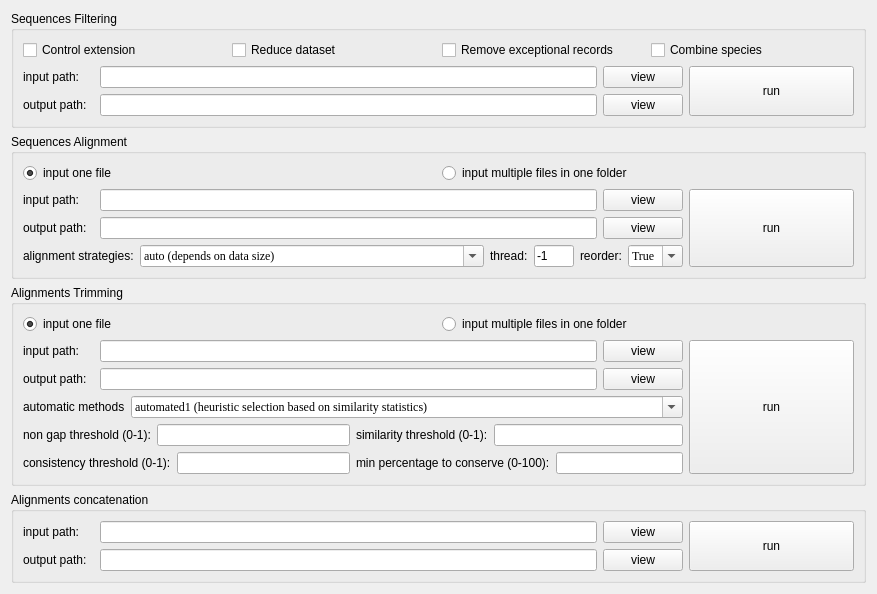
      <widget class="QWidget" name="tab_2">
       <attribute name="title">
        <string>Supermatrix Construction</string>
       </attribute>
       <layout class="QVBoxLayout" name="verticalLayout_5" stretch="1,2,3,1">
        <item>
         <widget class="QGroupBox" name="groupBox_2">
          <property name="title">
           <string>Sequences Filtering</string>
          </property>
          <layout class="QVBoxLayout" name="verticalLayout_9">
           <item>
            <layout class="QHBoxLayout" name="horizontalLayout_29">
             <item>
              <widget class="QCheckBox" name="control_extension">
               <property name="text">
                <string>Control extension</string>
               </property>
               <attribute name="buttonGroup">
                <string notr="true">buttonGroup</string>
               </attribute>
              </widget>
             </item>
             <item>
              <widget class="QCheckBox" name="reduce_dataset">
               <property name="text">
                <string>Reduce dataset</string>
               </property>
               <attribute name="buttonGroup">
                <string notr="true">buttonGroup</string>
               </attribute>
              </widget>
             </item>
             <item>
              <widget class="QCheckBox" name="remove_exceptional_records">
               <property name="text">
                <string>Remove exceptional records</string>
               </property>
               <attribute name="buttonGroup">
                <string notr="true">buttonGroup</string>
               </attribute>
              </widget>
             </item>
             <item>
              <widget class="QCheckBox" name="combine_species">
               <property name="text">
                <string>Combine species</string>
               </property>
               <attribute name="buttonGroup">
                <string notr="true">buttonGroup</string>
               </attribute>
              </widget>
             </item>
            </layout>
           </item>
           <item>
            <layout class="QHBoxLayout" name="horizontalLayout_21" stretch="4,1">
             <item>
              <layout class="QVBoxLayout" name="verticalLayout_4">
               <item>
                <layout class="QHBoxLayout" name="horizontalLayout_13" stretch="1,7,1">
                 <item>
                  <widget class="QLabel" name="label_8">
                   <property name="text">
                    <string>input path:</string>
                   </property>
                  </widget>
                 </item>
                 <item>
                  <widget class="QLineEdit" name="in_path1"/>
                 </item>
                 <item>
                  <widget class="QPushButton" name="view_in_path1">
                   <property name="text">
                    <string>view</string>
                   </property>
                  </widget>
                 </item>
                </layout>
               </item>
               <item>
                <layout class="QHBoxLayout" name="horizontalLayout_14" stretch="1,7,1">
                 <item>
                  <widget class="QLabel" name="label_14">
                   <property name="text">
                    <string>output path:</string>
                   </property>
                  </widget>
                 </item>
                 <item>
                  <widget class="QLineEdit" name="out_path1"/>
                 </item>
                 <item>
                  <widget class="QPushButton" name="view_out_path1">
                   <property name="text">
                    <string>view</string>
                   </property>
                  </widget>
                 </item>
                </layout>
               </item>
              </layout>
             </item>
             <item>
              <widget class="QPushButton" name="run_filtering">
               <property name="sizePolicy">
                <sizepolicy hsizetype="Expanding" vsizetype="Expanding">
                 <horstretch>0</horstretch>
                 <verstretch>0</verstretch>
                </sizepolicy>
               </property>
               <property name="text">
                <string>run</string>
               </property>
               <property name="autoDefault">
                <bool>false</bool>
               </property>
               <property name="default">
                <bool>false</bool>
               </property>
               <property name="flat">
                <bool>false</bool>
               </property>
              </widget>
             </item>
            </layout>
           </item>
          </layout>
         </widget>
        </item>
        <item>
         <widget class="QGroupBox" name="groupBox">
          <property name="title">
           <string>Sequences Alignment</string>
          </property>
          <layout class="QVBoxLayout" name="verticalLayout_11">
           <item>
            <layout class="QHBoxLayout" name="horizontalLayout_43">
             <item>
              <widget class="QRadioButton" name="radioButton_3">
               <property name="text">
                <string>input one file</string>
               </property>
               <property name="checked">
                <bool>true</bool>
               </property>
               <attribute name="buttonGroup">
                <string notr="true">buttonGroup_2</string>
               </attribute>
              </widget>
             </item>
             <item>
              <widget class="QRadioButton" name="radioButton_4">
               <property name="text">
                <string>input multiple files in one folder</string>
               </property>
               <attribute name="buttonGroup">
                <string notr="true">buttonGroup_2</string>
               </attribute>
              </widget>
             </item>
            </layout>
           </item>
           <item>
            <layout class="QHBoxLayout" name="horizontalLayout_26" stretch="4,1">
             <item>
              <layout class="QVBoxLayout" name="verticalLayout_6">
               <item>
                <layout class="QHBoxLayout" name="horizontalLayout_8" stretch="1,7,1">
                 <item>
                  <widget class="QLabel" name="label_13">
                   <property name="text">
                    <string>input path:</string>
                   </property>
                  </widget>
                 </item>
                 <item>
                  <widget class="QLineEdit" name="in_path2"/>
                 </item>
                 <item>
                  <widget class="QPushButton" name="view_in_path2">
                   <property name="text">
                    <string>view</string>
                   </property>
                  </widget>
                 </item>
                </layout>
               </item>
               <item>
                <layout class="QHBoxLayout" name="horizontalLayout_17" stretch="1,7,1">
                 <item>
                  <widget class="QLabel" name="label_16">
                   <property name="text">
                    <string>output path:</string>
                   </property>
                  </widget>
                 </item>
                 <item>
                  <widget class="QLineEdit" name="out_path2"/>
                 </item>
                 <item>
                  <widget class="QPushButton" name="view_out_path2">
                   <property name="text">
                    <string>view</string>
                   </property>
                  </widget>
                 </item>
                </layout>
               </item>
               <item>
                <layout class="QHBoxLayout" name="horizontalLayout_48" stretch="1,1">
                 <item>
                  <layout class="QHBoxLayout" name="horizontalLayout_20" stretch="1,2">
                   <item>
                    <widget class="QLabel" name="label">
                     <property name="text">
                      <string>alignment strategies:</string>
                     </property>
                    </widget>
                   </item>
                   <item>
                    <widget class="QComboBox" name="ali_alg">
                     <property name="font">
                      <font>
                       <family>Times New Roman</family>
                       <pointsize>9</pointsize>
                       <weight>50</weight>
                       <bold>false</bold>
                      </font>
                     </property>
                     <property name="editable">
                      <bool>true</bool>
                     </property>
                     <property name="currentText">
                      <string>auto (depends on data size)</string>
                     </property>
                     <property name="maxVisibleItems">
                      <number>5</number>
                     </property>
                     <property name="maxCount">
                      <number>2147483645</number>
                     </property>
                     <item>
                      <property name="text">
                       <string>auto (depends on data size)</string>
                      </property>
                     </item>
                     <item>
                      <property name="text">
                       <string>add (use long sequences as backbone to align fragment sequences)</string>
                      </property>
                     </item>
                    </widget>
                   </item>
                  </layout>
                 </item>
                 <item>
                  <layout class="QHBoxLayout" name="horizontalLayout_25" stretch="1,1">
                   <item>
                    <layout class="QHBoxLayout" name="horizontalLayout_9">
                     <item>
                      <widget class="QLabel" name="label_2">
                       <property name="text">
                        <string>thread:</string>
                       </property>
                      </widget>
                     </item>
                     <item>
                      <widget class="QLineEdit" name="ali_thr">
                       <property name="sizePolicy">
                        <sizepolicy hsizetype="Expanding" vsizetype="Fixed">
                         <horstretch>0</horstretch>
                         <verstretch>0</verstretch>
                        </sizepolicy>
                       </property>
                       <property name="text">
                        <string>-1</string>
                       </property>
                      </widget>
                     </item>
                    </layout>
                   </item>
                   <item>
                    <layout class="QHBoxLayout" name="horizontalLayout_16">
                     <item>
                      <widget class="QLabel" name="label_3">
                       <property name="text">
                        <string>reorder:</string>
                       </property>
                      </widget>
                     </item>
                     <item>
                      <widget class="QComboBox" name="ali_reo">
                       <property name="sizePolicy">
                        <sizepolicy hsizetype="Expanding" vsizetype="Fixed">
                         <horstretch>0</horstretch>
                         <verstretch>0</verstretch>
                        </sizepolicy>
                       </property>
                       <property name="font">
                        <font>
                         <family>Times New Roman</family>
                         <pointsize>9</pointsize>
                         <weight>50</weight>
                         <bold>false</bold>
                        </font>
                       </property>
                       <property name="editable">
                        <bool>true</bool>
                       </property>
                       <property name="currentText">
                        <string>True</string>
                       </property>
                       <property name="maxVisibleItems">
                        <number>5</number>
                       </property>
                       <property name="maxCount">
                        <number>2147483645</number>
                       </property>
                       <item>
                        <property name="text">
                         <string>True</string>
                        </property>
                       </item>
                       <item>
                        <property name="text">
                         <string>False</string>
                        </property>
                       </item>
                      </widget>
                     </item>
                    </layout>
                   </item>
                  </layout>
                 </item>
                </layout>
               </item>
              </layout>
             </item>
             <item>
              <widget class="QPushButton" name="run_alignment">
               <property name="sizePolicy">
                <sizepolicy hsizetype="Expanding" vsizetype="Expanding">
                 <horstretch>0</horstretch>
                 <verstretch>0</verstretch>
                </sizepolicy>
               </property>
               <property name="text">
                <string>run</string>
               </property>
              </widget>
             </item>
            </layout>
           </item>
          </layout>
         </widget>
        </item>
        <item>
         <widget class="QGroupBox" name="groupBox_4">
          <property name="title">
           <string>Alignments Trimming</string>
          </property>
          <layout class="QVBoxLayout" name="verticalLayout_12">
           <item>
            <layout class="QHBoxLayout" name="horizontalLayout_27" stretch="1,1">
             <item>
              <widget class="QRadioButton" name="radioButton_5">
               <property name="text">
                <string>input one file</string>
               </property>
               <property name="checked">
                <bool>true</bool>
               </property>
               <attribute name="buttonGroup">
                <string notr="true">buttonGroup_3</string>
               </attribute>
              </widget>
             </item>
             <item>
              <widget class="QRadioButton" name="radioButton_6">
               <property name="text">
                <string>input multiple files in one folder</string>
               </property>
               <attribute name="buttonGroup">
                <string notr="true">buttonGroup_3</string>
               </attribute>
              </widget>
             </item>
            </layout>
           </item>
           <item>
            <layout class="QHBoxLayout" name="horizontalLayout_18" stretch="4,1">
             <item>
              <layout class="QVBoxLayout" name="verticalLayout_7">
               <item>
                <layout class="QHBoxLayout" name="horizontalLayout_22" stretch="1,7,1">
                 <item>
                  <widget class="QLabel" name="label_17">
                   <property name="text">
                    <string>input path:</string>
                   </property>
                  </widget>
                 </item>
                 <item>
                  <widget class="QLineEdit" name="in_path3"/>
                 </item>
                 <item>
                  <widget class="QPushButton" name="view_in_path3">
                   <property name="text">
                    <string>view</string>
                   </property>
                  </widget>
                 </item>
                </layout>
               </item>
               <item>
                <layout class="QHBoxLayout" name="horizontalLayout_6" stretch="1,7,1">
                 <item>
                  <widget class="QLabel" name="label_26">
                   <property name="text">
                    <string>output path:</string>
                   </property>
                  </widget>
                 </item>
                 <item>
                  <widget class="QLineEdit" name="out_path3"/>
                 </item>
                 <item>
                  <widget class="QPushButton" name="view_out_path3">
                   <property name="text">
                    <string>view</string>
                   </property>
                  </widget>
                 </item>
                </layout>
               </item>
               <item>
                <layout class="QHBoxLayout" name="horizontalLayout_19" stretch="3">
                 <item>
                  <layout class="QHBoxLayout" name="horizontalLayout_15" stretch="0,0">
                   <item>
                    <widget class="QLabel" name="label_6">
                     <property name="sizePolicy">
                      <sizepolicy hsizetype="Minimum" vsizetype="Preferred">
                       <horstretch>0</horstretch>
                       <verstretch>0</verstretch>
                      </sizepolicy>
                     </property>
                     <property name="text">
                      <string>automatic methods</string>
                     </property>
                    </widget>
                   </item>
                   <item>
                    <widget class="QComboBox" name="tri_met">
                     <property name="sizePolicy">
                      <sizepolicy hsizetype="Expanding" vsizetype="Fixed">
                       <horstretch>0</horstretch>
                       <verstretch>0</verstretch>
                      </sizepolicy>
                     </property>
                     <property name="font">
                      <font>
                       <family>Times New Roman</family>
                       <pointsize>9</pointsize>
                       <weight>50</weight>
                       <bold>false</bold>
                      </font>
                     </property>
                     <property name="editable">
                      <bool>true</bool>
                     </property>
                     <property name="currentText">
                      <string>automated1 (heuristic selection based on similarity statistics)</string>
                     </property>
                     <property name="maxVisibleItems">
                      <number>5</number>
                     </property>
                     <property name="maxCount">
                      <number>2147483645</number>
                     </property>
                     <item>
                      <property name="text">
                       <string>automated1 (heuristic selection based on similarity statistics)</string>
                      </property>
                     </item>
                     <item>
                      <property name="text">
                       <string>gappyout (uses information based on gaps' distribution)</string>
                      </property>
                     </item>
                     <item>
                      <property name="text">
                       <string>strict (automatic selection on &quot;strict&quot; mode)</string>
                      </property>
                     </item>
                     <item>
                      <property name="text">
                       <string>strictplus (automatic selection on &quot;strictplus&quot; mode)</string>
                      </property>
                     </item>
                     <item>
                      <property name="text">
                       <string>user defined method (set thresholds of non gap, similarity, consistency...)</string>
                      </property>
                     </item>
                    </widget>
                   </item>
                  </layout>
                 </item>
                </layout>
               </item>
               <item>
                <layout class="QHBoxLayout" name="horizontalLayout_57" stretch="1,1">
                 <item>
                  <layout class="QHBoxLayout" name="horizontalLayout_52" stretch="0,0">
                   <item>
                    <widget class="QLabel" name="label_48">
                     <property name="text">
                      <string>non gap threshold (0-1):</string>
                     </property>
                    </widget>
                   </item>
                   <item>
                    <widget class="QLineEdit" name="tri_gt">
                     <property name="text">
                      <string/>
                     </property>
                     <property name="placeholderText">
                      <string/>
                     </property>
                    </widget>
                   </item>
                  </layout>
                 </item>
                 <item>
                  <layout class="QHBoxLayout" name="horizontalLayout_53">
                   <item>
                    <widget class="QLabel" name="label_49">
                     <property name="text">
                      <string>similarity threshold (0-1):</string>
                     </property>
                    </widget>
                   </item>
                   <item>
                    <widget class="QLineEdit" name="tri_st">
                     <property name="text">
                      <string/>
                     </property>
                    </widget>
                   </item>
                  </layout>
                 </item>
                </layout>
               </item>
               <item>
                <layout class="QHBoxLayout" name="horizontalLayout_61" stretch="1,1">
                 <item>
                  <layout class="QHBoxLayout" name="horizontalLayout_54" stretch="0,0">
                   <item>
                    <widget class="QLabel" name="label_50">
                     <property name="text">
                      <string>consistency threshold (0-1):</string>
                     </property>
                    </widget>
                   </item>
                   <item>
                    <widget class="QLineEdit" name="tri_ct">
                     <property name="text">
                      <string/>
                     </property>
                    </widget>
                   </item>
                  </layout>
                 </item>
                 <item>
                  <layout class="QHBoxLayout" name="horizontalLayout_55" stretch="0,0">
                   <item>
                    <widget class="QLabel" name="label_51">
                     <property name="text">
                      <string>min percentage to conserve (0-100):</string>
                     </property>
                    </widget>
                   </item>
                   <item>
                    <widget class="QLineEdit" name="tri_con">
                     <property name="text">
                      <string/>
                     </property>
                    </widget>
                   </item>
                  </layout>
                 </item>
                </layout>
               </item>
              </layout>
             </item>
             <item>
              <widget class="QPushButton" name="run_trimming">
               <property name="sizePolicy">
                <sizepolicy hsizetype="Expanding" vsizetype="Expanding">
                 <horstretch>0</horstretch>
                 <verstretch>0</verstretch>
                </sizepolicy>
               </property>
               <property name="text">
                <string>run</string>
               </property>
              </widget>
             </item>
            </layout>
           </item>
          </layout>
         </widget>
        </item>
        <item>
         <widget class="QGroupBox" name="groupBox_6">
          <property name="title">
           <string>Alignments concatenation</string>
          </property>
          <layout class="QHBoxLayout" name="horizontalLayout_28" stretch="4,1">
           <item>
            <layout class="QVBoxLayout" name="verticalLayout_8">
             <item>
              <layout class="QHBoxLayout" name="horizontalLayout_64" stretch="1,7,1">
               <item>
                <widget class="QLabel" name="label_55">
                 <property name="text">
                  <string>input path:</string>
                 </property>
                </widget>
               </item>
               <item>
                <widget class="QLineEdit" name="in_path4"/>
               </item>
               <item>
                <widget class="QPushButton" name="view_in_path4">
                 <property name="text">
                  <string>view</string>
                 </property>
                </widget>
               </item>
              </layout>
             </item>
             <item>
              <layout class="QHBoxLayout" name="horizontalLayout_24" stretch="1,7,1">
               <item>
                <widget class="QLabel" name="label_39">
                 <property name="text">
                  <string>output path:</string>
                 </property>
                </widget>
               </item>
               <item>
                <widget class="QLineEdit" name="out_path4"/>
               </item>
               <item>
                <widget class="QPushButton" name="view_out_path4">
                 <property name="text">
                  <string>view</string>
                 </property>
                </widget>
               </item>
              </layout>
             </item>
            </layout>
           </item>
           <item>
            <layout class="QHBoxLayout" name="horizontalLayout_7">
             <item>
              <widget class="QPushButton" name="run_concatenation">
               <property name="sizePolicy">
                <sizepolicy hsizetype="Expanding" vsizetype="Ignored">
                 <horstretch>0</horstretch>
                 <verstretch>0</verstretch>
                </sizepolicy>
               </property>
               <property name="text">
                <string>run</string>
               </property>
              </widget>
             </item>
            </layout>
           </item>
          </layout>
         </widget>
        </item>
       </layout>
      </widget>
